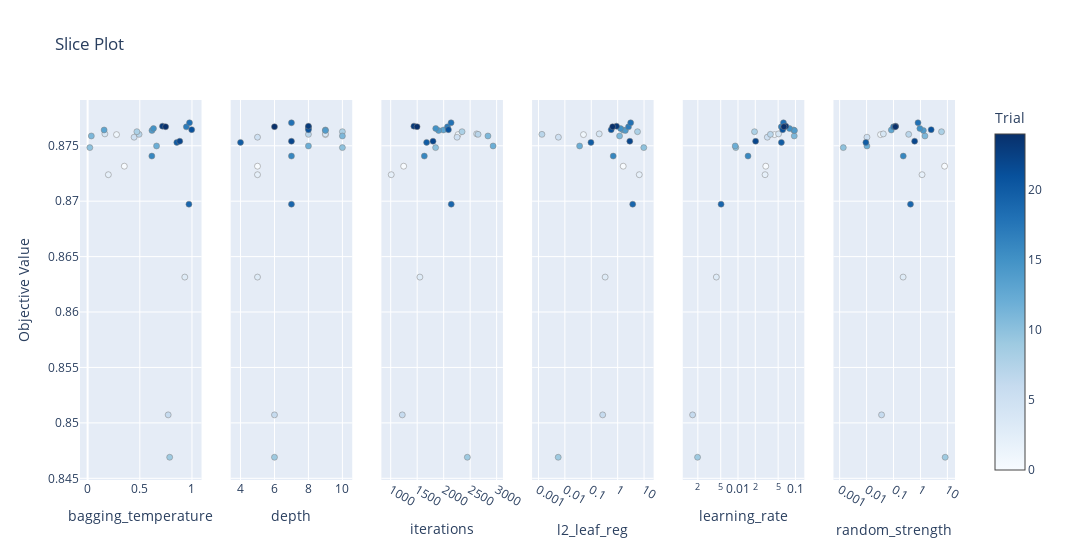

Here is the notebook cell this chart was saved with:
### Code cell
optuna.visualization.plot_slice(study)

### Figure 1 — Plotly figure (JSON) as saved in the notebook; plotly's stock layout.template omitted (floating-point values rounded to 4 significant figures)
{"data": [{"marker": {"color": [0, 1, 2, 3, 4, 5, 6, 7, 8, 9, 10, 11, 12, 13, 14, 15, 16, 17, 18, 19, 20, 21, 22, 23, 24], "colorbar": {"title": {"text": "Trial"}, "x": 1, "xpad": 40}, "colorscale": [[0, "rgb(247,251,255)"], [0.125, "rgb(222,235,247)"], [0.25, "rgb(198,219,239)"], [0.375, "rgb(158,202,225)"], [0.5, "rgb(107,174,214)"], [0.625, "rgb(66,146,198)"], [0.75, "rgb(33,113,181)"], [0.875, "rgb(8,81,156)"], [1, "rgb(8,48,107)"]], "line": {"color": "Grey", "width": 0.5}, "showscale": true}, "mode": "markers", "name": "Feasible Trial", "showlegend": false, "type": "scatter", "x": [0.3516, 0.2769, 0.1986, 0.9312, 0.1654, 0.4454, 0.7719, 0.4928, 0.4722, 0.7864, 0.0211, 0.03547, 0.6604, 0.1581, 0.6166, 0.6314, 0.6153, 0.9461, 0.9763, 0.971, 0.8546, 0.9974, 0.883, 0.7173, 0.7477], "xaxis": "x", "y": [0.8732, 0.876, 0.8724, 0.8632, 0.8761, 0.8758, 0.8507, 0.876, 0.8763, 0.8469, 0.8748, 0.8759, 0.875, 0.8764, 0.8764, 0.8766, 0.8741, 0.8767, 0.8771, 0.8697, 0.8753, 0.8765, 0.8754, 0.8768, 0.8767], "yaxis": "y"}, {"marker": {"color": [0, 1, 2, 3, 4, 5, 6, 7, 8, 9, 10, 11, 12, 13, 14, 15, 16, 17, 18, 19, 20, 21, 22, 23, 24], "colorbar": {"title": {"text": "Trial"}, "x": 1, "xpad": 40}, "colorscale": [[0, "rgb(247,251,255)"], [0.125, "rgb(222,235,247)"], [0.25, "rgb(198,219,239)"], [0.375, "rgb(158,202,225)"], [0.5, "rgb(107,174,214)"], [0.625, "rgb(66,146,198)"], [0.75, "rgb(33,113,181)"], [0.875, "rgb(8,81,156)"], [1, "rgb(8,48,107)"]], "line": {"color": "Grey", "width": 0.5}, "showscale": false}, "mode": "markers", "name": "Feasible Trial", "showlegend": false, "type": "scatter", "x": [5, 9, 5, 5, 9, 5, 6, 8, 10, 6, 10, 10, 8, 9, 9, 8, 7, 8, 7, 7, 4, 8, 7, 8, 6], "xaxis": "x2", "y": [0.8732, 0.876, 0.8724, 0.8632, 0.8761, 0.8758, 0.8507, 0.876, 0.8763, 0.8469, 0.8748, 0.8759, 0.875, 0.8764, 0.8764, 0.8766, 0.8741, 0.8767, 0.8771, 0.8697, 0.8753, 0.8765, 0.8754, 0.8768, 0.8767], "yaxis": "y2"}, {"marker": {"color": [0, 1, 2, 3, 4, 5, 6, 7, 8, 9, 10, 11, 12, 13, 14, 15, 16, 17, 18, 19, 20, 21, 22, 23, 24], "colorbar": {"title": {"text": "Trial"}, "x": 1, "xpad": 40}, "colorscale": [[0, "rgb(247,251,255)"], [0.125, "rgb(222,235,247)"], [0.25, "rgb(198,219,239)"], [0.375, "rgb(158,202,225)"], [0.5, "rgb(107,174,214)"], [0.625, "rgb(66,146,198)"], [0.75, "rgb(33,113,181)"], [0.875, "rgb(8,81,156)"], [1, "rgb(8,48,107)"]], "line": {"color": "Grey", "width": 0.5}, "showscale": false}, "mode": "markers", "name": "Feasible Trial", "showlegend": false, "type": "scatter", "x": [1245, 2272, 1010, 1551, 2623, 2253, 1219, 2649, 2347, 2447, 1848, 2836, 2933, 1996, 1904, 1850, 1635, 2073, 2140, 2143, 1678, 2090, 1799, 1438, 1498], "xaxis": "x3", "y": [0.8732, 0.876, 0.8724, 0.8632, 0.8761, 0.8758, 0.8507, 0.876, 0.8763, 0.8469, 0.8748, 0.8759, 0.875, 0.8764, 0.8764, 0.8766, 0.8741, 0.8767, 0.8771, 0.8697, 0.8753, 0.8765, 0.8754, 0.8768, 0.8767], "yaxis": "y3"}, {"marker": {"color": [0, 1, 2, 3, 4, 5, 6, 7, 8, 9, 10, 11, 12, 13, 14, 15, 16, 17, 18, 19, 20, 21, 22, 23, 24], "colorbar": {"title": {"text": "Trial"}, "x": 1, "xpad": 40}, "colorscale": [[0, "rgb(247,251,255)"], [0.125, "rgb(222,235,247)"], [0.25, "rgb(198,219,239)"], [0.375, "rgb(158,202,225)"], [0.5, "rgb(107,174,214)"], [0.625, "rgb(66,146,198)"], [0.75, "rgb(33,113,181)"], [0.875, "rgb(8,81,156)"], [1, "rgb(8,48,107)"]], "line": {"color": "Grey", "width": 0.5}, "showscale": false}, "mode": "markers", "name": "Feasible Trial", "showlegend": false, "type": "scatter", "x": [1.624, 0.0507, 6.594, 0.3358, 0.2005, 0.005686, 0.2711, 0.00135, 5.649, 0.0056, 9.767, 1.181, 0.03622, 1.598, 1.956, 1.28, 0.6778, 2.576, 3.114, 3.714, 0.09724, 0.5691, 2.885, 0.9059, 0.6438], "xaxis": "x4", "y": [0.8732, 0.876, 0.8724, 0.8632, 0.8761, 0.8758, 0.8507, 0.876, 0.8763, 0.8469, 0.8748, 0.8759, 0.875, 0.8764, 0.8764, 0.8766, 0.8741, 0.8767, 0.8771, 0.8697, 0.8753, 0.8765, 0.8754, 0.8768, 0.8767], "yaxis": "y4"}, {"marker": {"color": [0, 1, 2, 3, 4, 5, 6, 7, 8, 9, 10, 11, 12, 13, 14, 15, 16, 17, 18, 19, 20, 21, 22, 23, 24], "colorbar": {"title": {"text": "Trial"}, "x": 1, "xpad": 40}, "colorscale": [[0, "rgb(247,251,255)"], [0.125, "rgb(222,235,247)"], [0.25, "rgb(198,219,239)"], [0.375, "rgb(158,202,225)"], [0.5, "rgb(107,174,214)"], [0.625, "rgb(66,146,198)"], [0.75, "rgb(33,113,181)"], [0.875, "rgb(8,81,156)"], [1, "rgb(8,48,107)"]], "line": {"color": "Grey", "width": 0.5}, "showscale": false}, "mode": "markers", "name": "Feasible Trial", "showlegend": false, "type": "scatter", "x": [0.03045, 0.04316, 0.02959, 0.004197, 0.05088, 0.0324, 0.001621, 0.03665, 0.01939, 0.001977, 0.009153, 0.09532, 0.008933, 0.09277, 0.09622, 0.07885, 0.01494, 0.05672, 0.06186, 0.005072, 0.05689, 0.06006, 0.02025, 0.06796, 0.06299], "xaxis": "x5", "y": [0.8732, 0.876, 0.8724, 0.8632, 0.8761, 0.8758, 0.8507, 0.876, 0.8763, 0.8469, 0.8748, 0.8759, 0.875, 0.8764, 0.8764, 0.8766, 0.8741, 0.8767, 0.8771, 0.8697, 0.8753, 0.8765, 0.8754, 0.8768, 0.8767], "yaxis": "y5"}, {"marker": {"color": [0, 1, 2, 3, 4, 5, 6, 7, 8, 9, 10, 11, 12, 13, 14, 15, 16, 17, 18, 19, 20, 21, 22, 23, 24], "colorbar": {"title": {"text": "Trial"}, "x": 1, "xpad": 40}, "colorscale": [[0, "rgb(247,251,255)"], [0.125, "rgb(222,235,247)"], [0.25, "rgb(198,219,239)"], [0.375, "rgb(158,202,225)"], [0.5, "rgb(107,174,214)"], [0.625, "rgb(66,146,198)"], [0.75, "rgb(33,113,181)"], [0.875, "rgb(8,81,156)"], [1, "rgb(8,48,107)"]], "line": {"color": "Grey", "width": 0.5}, "showscale": false}, "mode": "markers", "name": "Feasible Trial", "showlegend": false, "type": "scatter", "x": [7.858, 0.03303, 1.144, 0.2272, 0.04188, 0.01031, 0.03596, 0.3654, 6.045, 8.264, 0.001368, 1.466, 0.01031, 0.08276, 1.281, 0.9525, 0.2298, 0.09982, 0.8114, 0.4265, 0.009413, 2.495, 0.608, 0.1198, 0.1179], "xaxis": "x6", "y": [0.8732, 0.876, 0.8724, 0.8632, 0.8761, 0.8758, 0.8507, 0.876, 0.8763, 0.8469, 0.8748, 0.8759, 0.875, 0.8764, 0.8764, 0.8766, 0.8741, 0.8767, 0.8771, 0.8697, 0.8753, 0.8765, 0.8754, 0.8768, 0.8767], "yaxis": "y6"}], "layout": {"title": {"text": "Slice Plot"}, "width": 1800, "xaxis": {"anchor": "y", "domain": [0, 0.1389], "title": {"text": "bagging_temperature"}}, "xaxis2": {"anchor": "y2", "domain": [0.1722, 0.3111], "title": {"text": "depth"}}, "xaxis3": {"anchor": "y3", "domain": [0.3444, 0.4833], "title": {"text": "iterations"}}, "xaxis4": {"anchor": "y4", "domain": [0.5167, 0.6556], "title": {"text": "l2_leaf_reg"}, "type": "log"}, "xaxis5": {"anchor": "y5", "domain": [0.6889, 0.8278], "title": {"text": "learning_rate"}, "type": "log"}, "xaxis6": {"anchor": "y6", "domain": [0.8611, 1], "title": {"text": "random_strength"}, "type": "log"}, "yaxis": {"anchor": "x", "domain": [0, 1], "title": {"text": "Objective Value"}}, "yaxis2": {"anchor": "x2", "domain": [0, 1], "matches": "y", "showticklabels": false}, "yaxis3": {"anchor": "x3", "domain": [0, 1], "matches": "y", "showticklabels": false}, "yaxis4": {"anchor": "x4", "domain": [0, 1], "matches": "y", "showticklabels": false}, "yaxis5": {"anchor": "x5", "domain": [0, 1], "matches": "y", "showticklabels": false}, "yaxis6": {"anchor": "x6", "domain": [0, 1], "matches": "y", "showticklabels": false}}}
